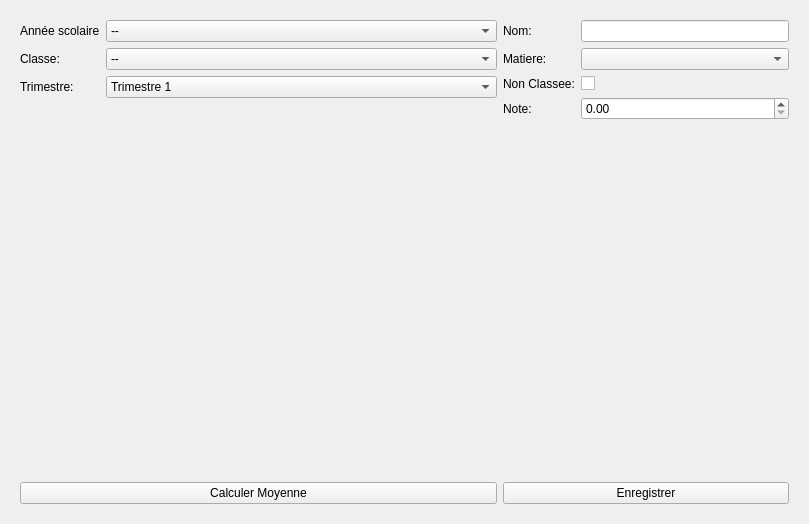
<?xml version="1.0" encoding="UTF-8"?>
<ui version="4.0">
 <class>NotesPage</class>
 <widget class="QWidget" name="NotesPage">
  <property name="geometry">
   <rect>
    <x>0</x>
    <y>0</y>
    <width>809</width>
    <height>524</height>
   </rect>
  </property>
  <property name="windowTitle">
   <string>Form</string>
  </property>
  <layout class="QVBoxLayout" name="verticalLayout">
   <item>
    <layout class="QHBoxLayout" name="horizontalLayout" stretch="10,6">
     <property name="leftMargin">
      <number>9</number>
     </property>
     <property name="topMargin">
      <number>9</number>
     </property>
     <property name="rightMargin">
      <number>9</number>
     </property>
     <property name="bottomMargin">
      <number>9</number>
     </property>
     <item>
      <layout class="QVBoxLayout" name="verticalTableLayout">
       <item>
        <layout class="QFormLayout" name="formLayout">
         <item row="0" column="0">
          <widget class="QLabel" name="label">
           <property name="text">
            <string>Année scolaire</string>
           </property>
          </widget>
         </item>
         <item row="0" column="1">
          <widget class="QComboBox" name="schoolYearCombo">
           <item>
            <property name="text">
             <string>--</string>
            </property>
           </item>
          </widget>
         </item>
         <item row="1" column="0">
          <widget class="QLabel" name="label_2">
           <property name="text">
            <string>Classe:</string>
           </property>
          </widget>
         </item>
         <item row="1" column="1">
          <widget class="QComboBox" name="classCombo">
           <item>
            <property name="text">
             <string>--</string>
            </property>
           </item>
          </widget>
         </item>
         <item row="2" column="0">
          <widget class="QLabel" name="label_7">
           <property name="text">
            <string>Trimestre:</string>
           </property>
          </widget>
         </item>
         <item row="2" column="1">
          <widget class="QComboBox" name="trimestreCombo">
           <item>
            <property name="text">
             <string>Trimestre 1</string>
            </property>
           </item>
           <item>
            <property name="text">
             <string>Trimestre 2</string>
            </property>
           </item>
           <item>
            <property name="text">
             <string>Trimestre 3</string>
            </property>
           </item>
          </widget>
         </item>
        </layout>
       </item>
       <item>
        <layout class="QHBoxLayout" name="horizontalLayout_3">
         <item>
          <widget class="QPushButton" name="pushButton">
           <property name="text">
            <string>Calculer Moyenne</string>
           </property>
          </widget>
         </item>
        </layout>
       </item>
      </layout>
     </item>
     <item>
      <layout class="QVBoxLayout" name="verticalLayout_2">
       <item>
        <layout class="QFormLayout" name="formLayout_3">
         <item row="0" column="0">
          <widget class="QLabel" name="label_3">
           <property name="text">
            <string>Nom:</string>
           </property>
          </widget>
         </item>
         <item row="0" column="1">
          <widget class="QLineEdit" name="studentNameEdit">
           <property name="readOnly">
            <bool>true</bool>
           </property>
          </widget>
         </item>
         <item row="1" column="0">
          <widget class="QLabel" name="label_4">
           <property name="text">
            <string>Matiere:</string>
           </property>
          </widget>
         </item>
         <item row="1" column="1">
          <widget class="QComboBox" name="subjectCombo"/>
         </item>
         <item row="2" column="0">
          <widget class="QLabel" name="label_5">
           <property name="text">
            <string>Non Classee:</string>
           </property>
          </widget>
         </item>
         <item row="2" column="1">
          <widget class="QCheckBox" name="skipSubjectCheck">
           <property name="enabled">
            <bool>true</bool>
           </property>
           <property name="text">
            <string/>
           </property>
          </widget>
         </item>
         <item row="3" column="0">
          <widget class="QLabel" name="label_6">
           <property name="text">
            <string>Note:</string>
           </property>
          </widget>
         </item>
         <item row="3" column="1">
          <widget class="QDoubleSpinBox" name="gradeSpin"/>
         </item>
        </layout>
       </item>
       <item>
        <widget class="QPushButton" name="saveGradeBtn">
         <property name="text">
          <string>Enregistrer</string>
         </property>
        </widget>
       </item>
      </layout>
     </item>
    </layout>
   </item>
  </layout>
 </widget>
 <resources/>
 <connections/>
</ui>
